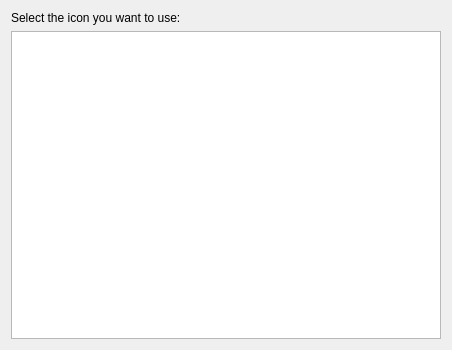
<?xml version="1.0" encoding="UTF-8"?>
<ui version="4.0">
 <class>DialogIconViewer</class>
 <widget class="QDialog" name="DialogIconViewer">
  <property name="geometry">
   <rect>
    <x>0</x>
    <y>0</y>
    <width>452</width>
    <height>350</height>
   </rect>
  </property>
  <property name="sizePolicy">
   <sizepolicy hsizetype="Fixed" vsizetype="Preferred">
    <horstretch>0</horstretch>
    <verstretch>0</verstretch>
   </sizepolicy>
  </property>
  <property name="windowTitle">
   <string>Icon Viewer</string>
  </property>
  <layout class="QGridLayout" name="gridLayout">
   <item row="1" column="0">
    <widget class="QListWidget" name="listWidget">
     <property name="sizePolicy">
      <sizepolicy hsizetype="Expanding" vsizetype="Expanding">
       <horstretch>0</horstretch>
       <verstretch>0</verstretch>
      </sizepolicy>
     </property>
     <property name="minimumSize">
      <size>
       <width>430</width>
       <height>0</height>
      </size>
     </property>
    </widget>
   </item>
   <item row="0" column="0">
    <widget class="QLabel" name="label">
     <property name="text">
      <string>Select the icon you want to use:</string>
     </property>
    </widget>
   </item>
  </layout>
 </widget>
 <resources/>
 <connections/>
</ui>
